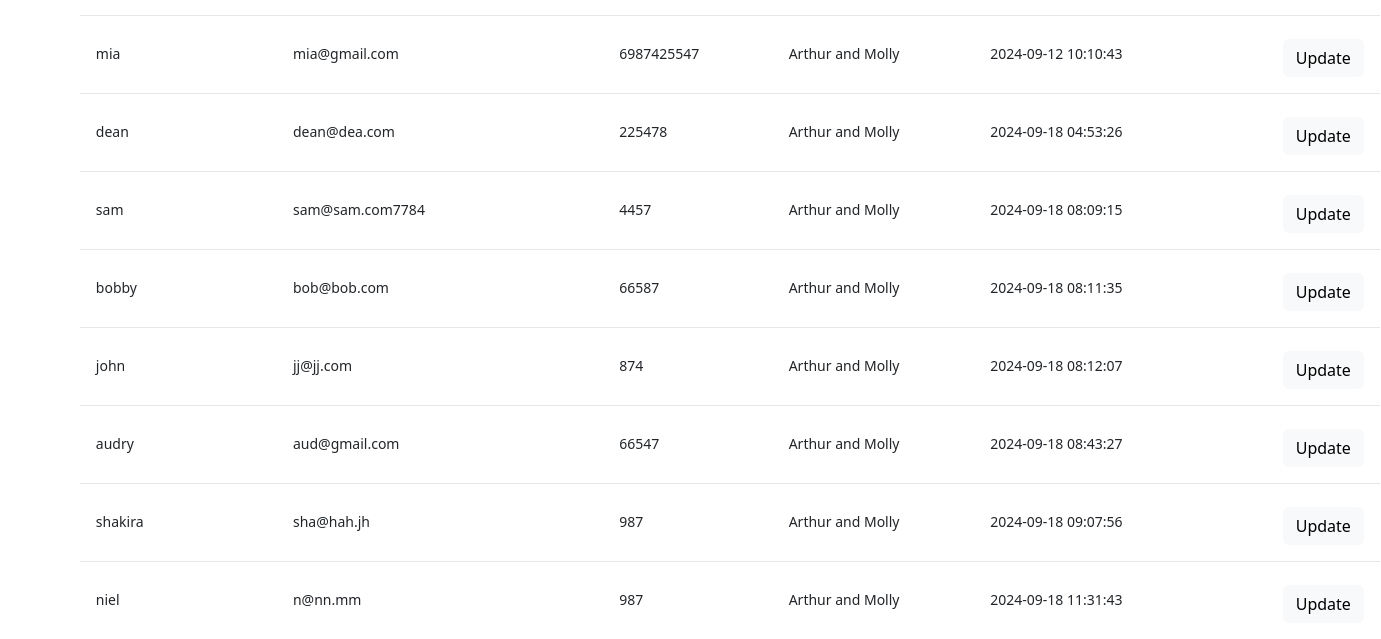
/users (lower part), run on an earlier commit of the app's database.
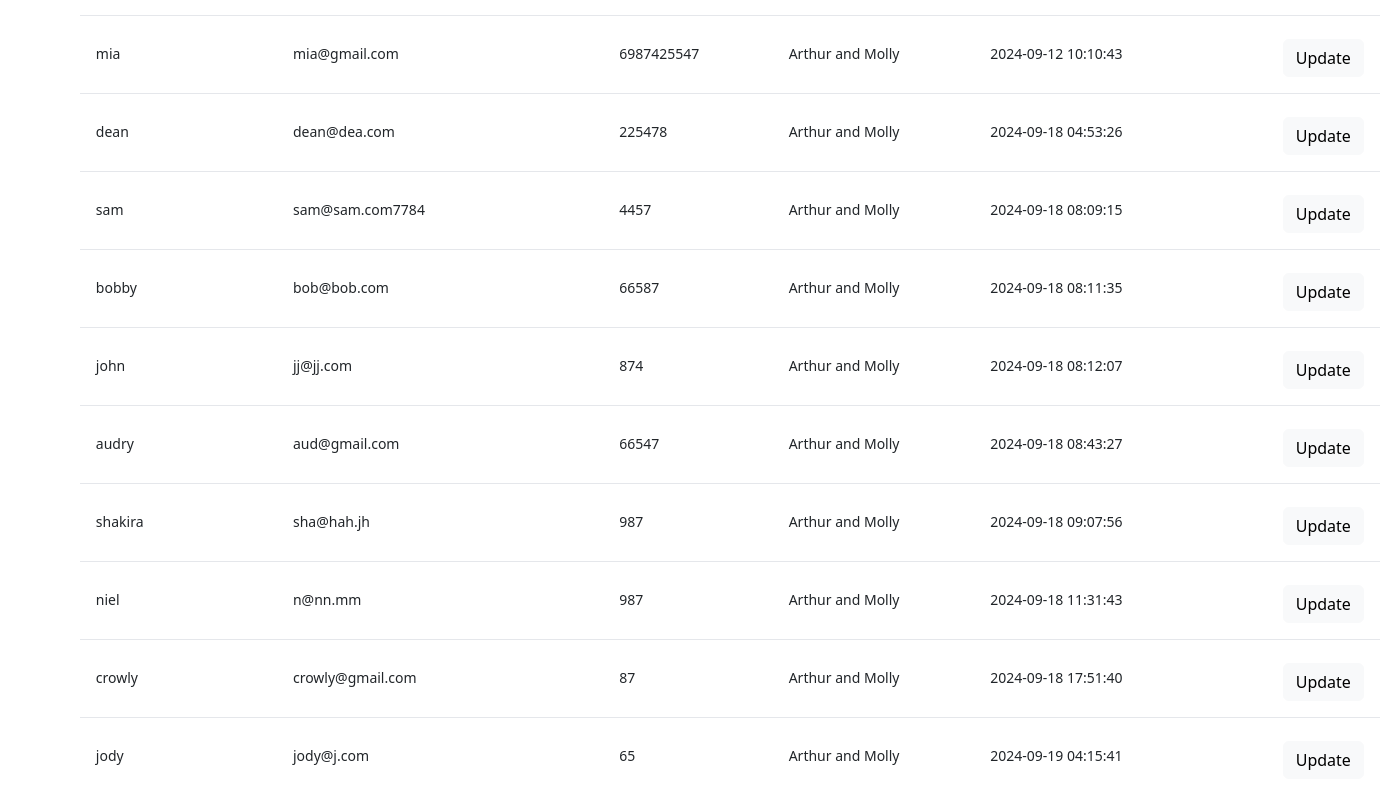
And on a later commit of the database.
### app.py (models this page shows)
class User(db.Model, UserMixin):
    user_id = db.Column(db.Integer, primary_key=True, autoincrement=True)
    email = db.Column(db.String(100),unique=True)
    password_hash = db.Column(db.String(500))
    first_name = db.Column(db.String(100),nullable=False)
    middle_name = db.Column(db.String(100),nullable=False)
    last_name = db.Column(db.String(100))
    contact_no =  db.Column(db.String(100),nullable=False)
    alt_contact_no = db.Column(db.String(100), nullable=True, default=None)
    company_id = mapped_column(Integer, ForeignKey("company.comp_id"))
    company = relationship("Company",backref=backref('users', lazy=True))
    is_deleted = db.Column(db.Boolean, default=False)
    created_by = db.Column(db.String(100), nullable=False)
    created_dt = db.Column(db.DateTime(timezone=True), server_default=func.now())
    updated_by = db.Column(db.String(100), nullable=False)
    updated_dt = db.Column(db.DateTime(timezone=True), server_default=func.now())

### app.py (the view)
@app.route('/users',methods=['GET', 'POST'] )
def users():
    user_list = User.query.all()
    return render_template('partials/table.html', users=user_list)

### templates/partials/table.html (shortened to what this page needs)
{% extends 'base.html' %}
{% block content %}
<!DOCTYPE html>
<html lang="en">
<head>
  <link href="https://unpkg.com/tailwindcss@^2/dist/tailwind.min.css" rel="stylesheet">
  <link href="https://cdn.jsdelivr.net/npm/bootstrap@5.3.3/dist/css/bootstrap.min.css" rel="stylesheet">
</head>
<body>
<div>
  <section class="section">
    <div id="table1">
      <table class="table2" id="results">
        <tbody id="results" class="divide-y divide-white-100">
          {% for user in users %}
          <tr class="bg-white-200">
            <td class="p-3 text-sm text-black-700 whitespace-nowrap">{{ user.first_name }}</td>
            <td class="p-3 text-sm text-black-700 whitespace-nowrap">{{ user.email }}</td>
            <td class="p-3 text-sm text-black-700 whitespace-nowrap">{{ user.contact_no }}</td>
            <td class="p-3 text-sm text-black-700 whitespace-nowrap">{{ user.created_by }}</td>
            <td class="p-3 text-sm text-black-700 whitespace-nowrap">{{ user.created_dt }}</td>
            <td class="p-3 text-sm text-black-700 whitespace-nowrap">
              <a id="{{user.user_id}}" x-data="{usedKeyboard: false}" @keydown.window.tab="usedKeyboard = true" role="button" @click="$dispatch('open-menu', {open: true, user_id: $event.target.id});"  class="btn btn-light" style="float: right;">Update</a>
            </td>
          </tr>
          {% endfor %}
        </tbody>
      </table>
    </div>
  </section>
</div>
</body>
{% endblock %}

What changed in the data, as far as the page shows it:
added User: first_name "crowly", email "crowly@gmail.com", contact_no "87", created_by "Arthur and Molly", created_dt "2024-09-18 17:51:40"
added User: first_name "jody", email "jody@j.com", contact_no "65", created_by "Arthur and Molly", created_dt "2024-09-19 04:15:41"
